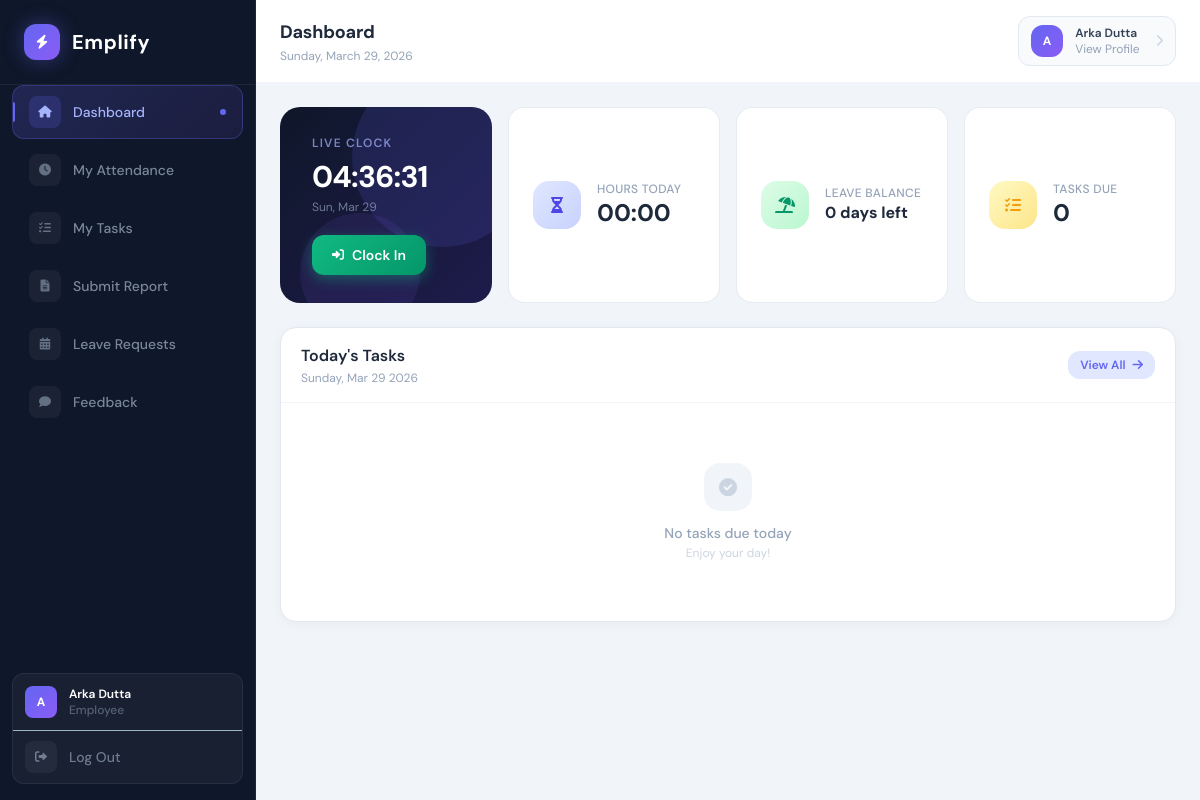
Page /employee/employee_dashboard.php (signed in) on the committed database.
### tables this page shows
CREATE TABLE `employee` (
  `emp_id` int(11) NOT NULL,
  `name` varchar(100) NOT NULL,
  `email` varchar(100) NOT NULL,
  `phone` varchar(15) DEFAULT NULL,
  `gender` enum('Male','Female','Other') DEFAULT NULL,
  `dob` date DEFAULT NULL,
  `address` text DEFAULT NULL,
  `dep_id` int(11) DEFAULT NULL,
  `desg_id` int(11) DEFAULT NULL,
  `image` text NOT NULL,
  `leave_balance` int(11) NOT NULL,
  `last_leave_reset` varchar(7) NOT NULL,
  `status` int(11) NOT NULL
);

### employee/employee_dashboard.php (the view, shortened to what this page needs)
<?php
require_once '../config/db.php';
$emp_id = $_SESSION['emp_id'];
$employee_result = $conn->query("SELECT * FROM employee WHERE emp_id = '$emp_id'");
$employee_data   = $employee_result->fetch_assoc();
$today = date('Y-m-d');
$hours_today_result = $conn->query("
    SELECT SEC_TO_TIME(SUM(TIME_TO_SEC(TIMEDIFF(check_out, check_in)))) AS hours_today
    FROM attendance WHERE emp_id = '$emp_id' AND date = '$today'
    AND check_in IS NOT NULL AND check_out IS NOT NULL
");
$hours_today = $hours_today_result->fetch_assoc()['hours_today'] ?? '00:00:00';
$tasks_result = $conn->query("SELECT * FROM task_assigned WHERE emp_id = '$emp_id' AND DATE(due_date) = '$today' AND status != 'Completed' ORDER BY due_date ASC LIMIT 3");
$stmt = $conn->prepare("SELECT * FROM attendance WHERE emp_id = ? AND date = ? AND check_out IS NULL LIMIT 1");
$stmt->bind_param("is", $emp_id, $today);
$stmt->execute();
$isClockedIn = $stmt->get_result()->num_rows > 0;
$tasks_due = $tasks_result->num_rows;
?>
<!DOCTYPE html>
<html lang="en">
<head>
    <script src="https://cdn.tailwindcss.com"></script>
    <link rel="stylesheet" href="https://cdnjs.cloudflare.com/ajax/libs/font-awesome/6.0.0/css/all.min.css">
</head>
<body>
<?php include 'employee_sidebar.php'; ?>
<div class="main-area">
    <div class="flex items-center justify-between px-6 py-4 bg-white"
         style="border-bottom: 1px solid #f1f5f9; min-height: 64px;">
        <div>
            <h1 class="text-lg font-bold text-slate-800" style="letter-spacing:-0.2px;">Dashboard</h1>
            <p class="text-xs text-slate-400 mt-0.5" id="dash-date">—</p>
        </div>
        <a href="my_profile.php?emp_id=<?php echo $_SESSION['emp_id']; ?>"
            class="flex items-center gap-3 px-3 py-2 rounded-xl transition-all"
            style="background:#f8fafc; border:1px solid #e2e8f0;"
            onmouseover="this.style.background='#e0e7ff'"
            onmouseout="this.style.background='#f8fafc'">
                <?php if (!empty($employee_data['image']) && file_exists('../uploads/' . $employee_data['image'])): ?>
                    <img src="../uploads/<?php echo htmlspecialchars($employee_data['image']); ?>"
                        class="w-8 h-8 rounded-xl object-cover border border-gray-200">
                <?php else: ?>
                    <div class="w-8 h-8 rounded-xl flex items-center justify-center text-xs font-bold text-white"
                        style="background: linear-gradient(135deg,#6366f1,#8b5cf6);">
                        <?php echo strtoupper(substr($employee_data['name'], 0, 1)); ?>
                    </div>
                <?php endif; ?>
                <div class="hidden sm:block">
                    <p class="text-xs font-semibold text-slate-700">
                        <?php echo htmlspecialchars($employee_data['name']); ?>
                    </p>
                    <p class="text-xs text-slate-400">View Profile</p>
                </div>
                <i class="fas fa-chevron-right text-slate-300 text-xs ml-1"></i>
        </a>
    </div>
    <div class="flex-1 overflow-y-auto p-6 space-y-6">
        <div class="grid grid-cols-1 lg:grid-cols-4 gap-4">
            <div class="clock-hero lg:col-span-1">
                <div class="relative z-10">
                    <p class="text-xs font-semibold uppercase tracking-widest mb-2"
                       style="color:rgba(165,180,252,0.7);">Live Clock</p>
                    <div class="text-3xl font-bold text-white tracking-tight mb-1" id="live-clock">00:00:00</div>
                    <div class="text-xs mb-5" style="color:rgba(148,163,184,0.7);" id="live-date">Loading...</div>
                    <?php if (!$isClockedIn): ?>
                    <a href="clock_in.php"
                       class="inline-flex items-center gap-2 px-5 py-2.5 rounded-xl text-sm font-semibold text-white transition-all"
                       style="background:linear-gradient(135deg,#10b981,#059669); box-shadow:0 4px 14px rgba(16,185,129,0.4);"
                       onmouseover="this.style.boxShadow='0 6px 20px rgba(16,185,129,0.55)'"
                       onmouseout="this.style.boxShadow='0 4px 14px rgba(16,185,129,0.4)'">
                        <i class="fas fa-sign-in-alt text-xs"></i> Clock In
                    </a>
                    <?php endif; ?>
                </div>
            </div>
            <div class="stat-card flex items-center gap-4">
                <div class="w-12 h-12 rounded-2xl flex items-center justify-center flex-shrink-0"
                     style="background:linear-gradient(135deg,#e0e7ff,#c7d2fe);">
                    <i class="fas fa-hourglass-half text-indigo-600"></i>
                </div>
                <div>
                    <p class="text-xs font-medium text-slate-400 uppercase tracking-wide">Hours Today</p>
                    <p class="text-2xl font-bold text-slate-800"><?php echo substr($hours_today, 0, 5); ?></p>
                </div>
            </div>
            <div class="stat-card flex items-center gap-4">
                <div class="w-12 h-12 rounded-2xl flex items-center justify-center flex-shrink-0"
                     style="background:linear-gradient(135deg,#dcfce7,#bbf7d0);">
                    <i class="fas fa-umbrella-beach text-emerald-600"></i>
                </div>
                <div>
                    <p class="text-xs font-medium text-slate-400 uppercase tracking-wide">Leave Balance</p>
                    <?php
                        $sql="select * from employee where emp_id='".$emp_id."'";
                        $res=mysqli_query($conn,$sql);
                        $row=mysqli_fetch_assoc($res);
                    ?>
                    <p class=" font-bold text-slate-800">
                        <?php echo isset($row['leave_balance']) ? htmlspecialchars($row['leave_balance']) . ' days left' : '0 days left'; ?>
                    </p>
                </div>
            </div>
            <div class="stat-card flex items-center gap-4">
                <div class="w-12 h-12 rounded-2xl flex items-center justify-center flex-shrink-0"
                     style="background:linear-gradient(135deg,#fef9c3,#fde68a);">
                    <i class="fas fa-tasks text-amber-500"></i>
                </div>
                <div>
                    <p class="text-xs font-medium text-slate-400 uppercase tracking-wide">Tasks Due</p>
                    <p class="text-2xl font-bold text-slate-800"><?php echo $tasks_due; ?></p>
                </div>
            </div>
        </div>
        <div class="bg-white rounded-2xl overflow-hidden"
             style="border:1px solid #e2e8f0; box-shadow:0 2px 12px rgba(0,0,0,0.04);">
            <div class="flex items-center justify-between px-5 py-4"
                 style="border-bottom:1px solid #f1f5f9;">
                <div>
                    <h2 class="text-base font-semibold text-slate-800">Today's Tasks</h2>
                    <p class="text-xs text-slate-400 mt-0.5"><?php echo date('l, M d Y'); ?></p>
                </div>
                <a href="my_tasks.php"
                   class="text-xs font-semibold px-3 py-1.5 rounded-xl transition-all"
                   style="background:#e0e7ff; color:#6366f1;"
                   onmouseover="this.style.background='#c7d2fe'" onmouseout="this.style.background='#e0e7ff'">
                    View All <i class="fas fa-arrow-right ml-1 text-xs"></i>
                </a>
            </div>
            <div class="p-5 space-y-3">
                <?php
                $has_tasks = false;
                ?>
                <?php if (!$has_tasks): ?>
                <div class="flex flex-col items-center justify-center py-10">
                    <div class="w-12 h-12 rounded-2xl flex items-center justify-center mb-3"
                         style="background:#f1f5f9;">
                        <i class="fas fa-check-circle text-slate-300 text-lg"></i>
                    </div>
                    <p class="text-slate-400 font-medium text-sm">No tasks due today</p>
                    <p class="text-slate-300 text-xs mt-0.5">Enjoy your day!</p>
                </div>
                <?php endif; ?>
            </div>
        </div>
    </div>
</div>
</body>
</html>

### employee/employee_dashboard.php (style rules this page uses)
* { font-family: 'DM Sans', sans-serif; }
body { background: #f1f5f9; height: 100vh; overflow: hidden; }
.main-area { display: flex; flex-direction: column; height: 100vh; overflow: hidden; margin-left: 0; }
@media (min-width: 1024px) { .main-area { margin-left: 256px; } }
.stat-card { background: #fff; border: 1px solid rgba(226,232,240,0.8); border-radius: 16px; padding: 20px 24px; transition: box-shadow 0.2s, transform 0.2s; }
.clock-hero { background: linear-gradient(135deg, #0f172a 0%, #1e1b4b 100%); border-radius: 20px; padding: 28px 32px; position: relative; overflow: hidden; }
.clock-hero::before { content: ''; position: absolute; top: -40px; right: -40px; width: 180px; height: 180px; border-radius: 50%; background: rgba(99,102,241,0.15); }
.clock-hero::after { content: ''; position: absolute; bottom: -30px; left: 20px; width: 120px; height: 120px; border-radius: 50%; background: rgba(139,92,246,0.1); }

### rows in the picture
employee: name "A", name "Arka Dutta", leave_balance "0"

### other values in the picture
$item['label'] "Dashboard"
$item['label'] "My Attendance"
$item['label'] "My Tasks"
$item['label'] "Submit Report"
$item['label'] "Leave Requests"
$item['label'] "Feedback"
substr($_SESSION['name'], 0, 1) "A"
$_SESSION['name'] "Arka Dutta"
substr($hours_today, 0, 5) "00:00"
